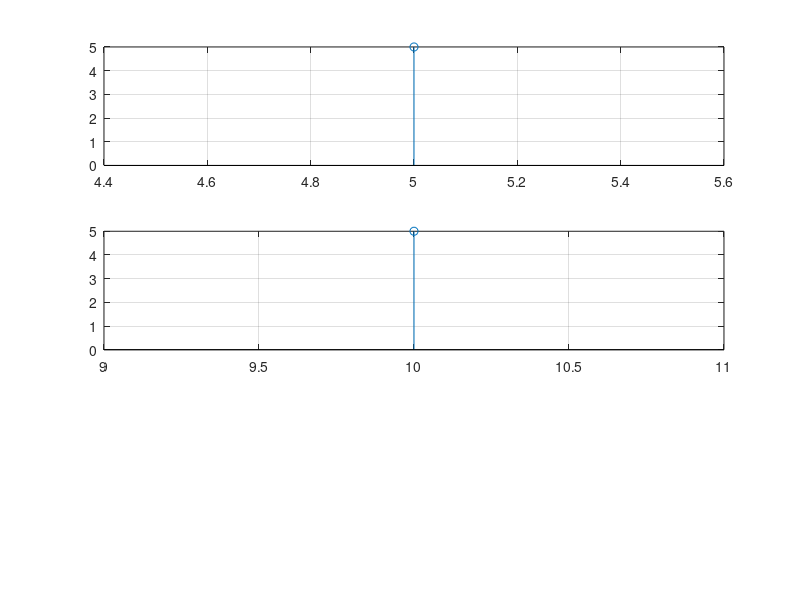

Write the MATLAB code that produced this figure.
clc;
clear all;
close all;
n1=input('n1: ');
n=input('n: ');
x=input('x: ');
subplot(3,1,1);
stem(n,x);
grid on;
m=n+n1;
subplot(3,1,2);
stem(m,x);
grid on;